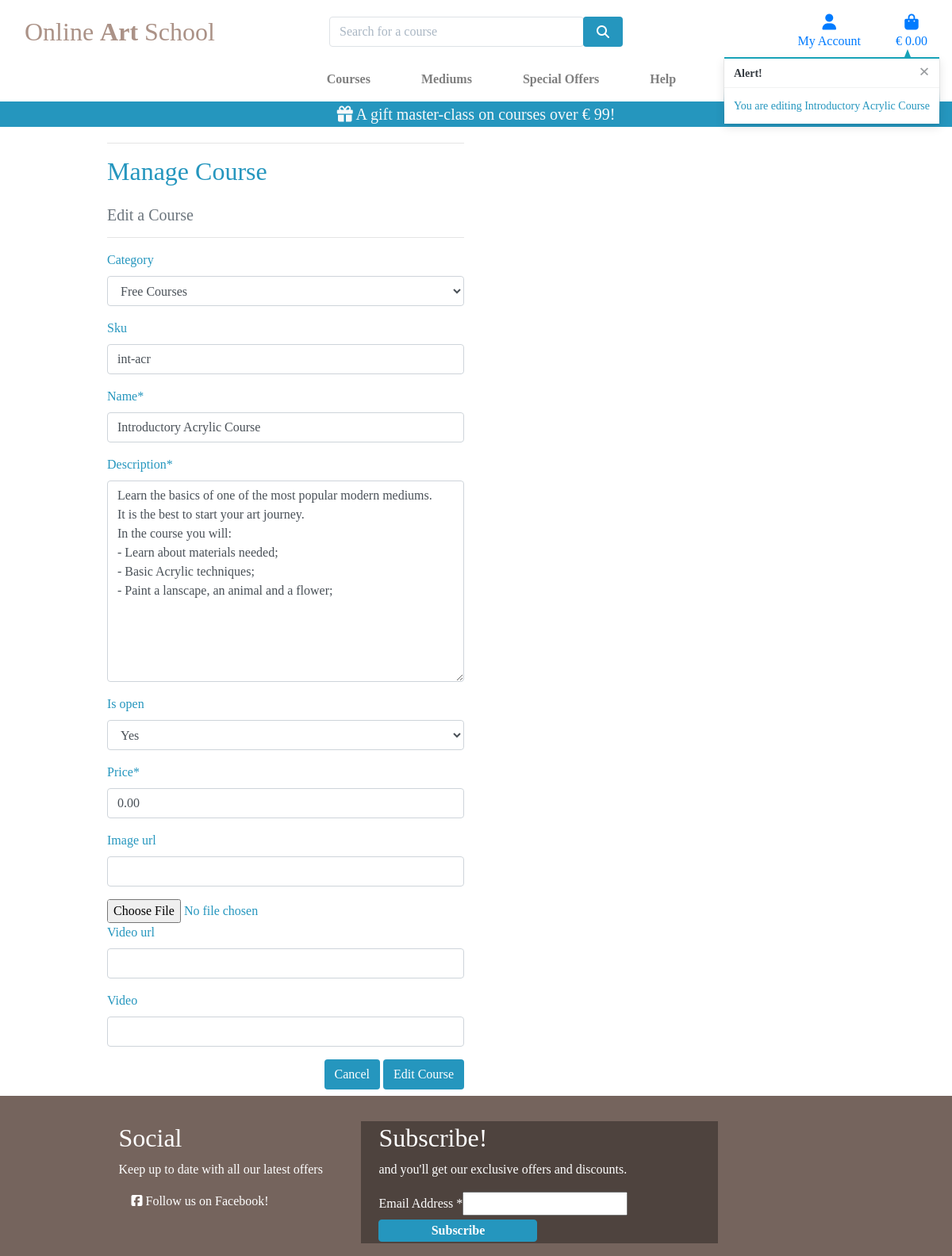
The page /courses/edit/3/ (signed in) on the database its author committed.
### courses/models.py (models this page shows, shortened)
class Course(models.Model):
    category = models.ForeignKey('Category', null=True, blank=True, on_delete=models.SET_NULL)
    sku = models.CharField(max_length=254, null=True, blank=True)
    name = models.CharField(max_length=254)
    description = models.TextField()
    is_open = models.BooleanField(default=False, null=True, blank=True)
    price = models.DecimalField(max_digits=6, decimal_places=2)
    image_url = models.URLField(max_length=1024, null=True, blank=True)
    image = models.ImageField(null=True, blank=True)
    video_url = models.URLField(max_length=1024, null=True, blank=True)
    video = EmbedVideoField(null=True, blank=True)

### courses/views.py (the view)
# urls.py: path('edit/<int:course_id>/', views.edit_course, name='edit_course'),
@login_required
def edit_course(request, course_id):
    if not request.user.is_superuser:
        messages.error(request, 'Sorry, only store owners can do that.')
        return redirect(reverse('home'))
    course = get_object_or_404(Course, pk=course_id)
    if request.method == 'POST':
        form = CourseForm(request.POST, request.FILES, instance=course)
        if form.is_valid():
            form.save()
            messages.success(request, 'The course is successfully updated!')
            return redirect(reverse('course_detail', args=[course.id]))
        else:
            messages.error(request, 'Failed to update course. Please ensure the form is valid.')
    else:
        form = CourseForm(instance=course)
        messages.info(request, f'You are editing {course.name}')
    template = 'courses/edit_course.html'
    context = {
        'form': form,
        'course': course,
    }
    return render(request, template, context)

### courses/forms.py
class CourseForm(forms.ModelForm):
    class Meta:
        model = Course
        fields = '__all__'
    def __init__(self, *args, **kwargs):
        super().__init__(*args, **kwargs)
        categories = Category.objects.all()
        friendly_names = [(c.id, c.get_friendly_name()) for c in categories]
        self.fields['category'].choices = friendly_names
        for field_name, field in self.fields.items():
            field.widget.attrs['class'] = 'border-gray rounded'

### bag/contexts.py (called while the page is built, shortened)
def bag_contents(request):
    bag_items = []
    total = 0
    course_count = 0
    free_mc = False
    bag = request.session.get('bag', {})
    if total < settings.FREE_MC_THRESHOLD:
        free_mc_delta = settings.FREE_MC_THRESHOLD - total
    else:
        free_mc = get_object_or_404(Course, pk=1)
        free_mc.price = 0
        free_mc_delta = 0
    context = {
        'bag_items': bag_items,
        'total': total,
        'course_count': course_count,
        'free_mc_threshold': settings.FREE_MC_THRESHOLD,
        'free_mc_delta': free_mc_delta,
        'free_mc': free_mc,
    }
    return context

### courses/models.py (called while the page is built)
    def get_friendly_name(self):
        return self.friendly_name

### courses/templates/courses/edit_course.html (shortened to what this page needs)
{% extends "base.html" %}
{% load static %}
{% block page_header %}
    <div class="container header-container">
    </div>
{% endblock %}
{% block content %}
    <div class="overlay"></div>
    <div class="container">
        <div class="row">
            <div class="col-12 col-md-6">
                <hr>
                <h2 class="logo-font mb-4">Manage Course</h2>
                <h5 class="text-muted">Edit a Course</h5>
                <hr>
            </div>
        </div>
        <div class="row">
            <div class="col-12 col-md-6">
                <form method="POST" action="{% url 'edit_course' course.id %}" class="form mb-2" enctype="multipart/form-data">
                    {% for field in form %}
                        {% if field.name != 'image' %}
                            {{ field | as_crispy_field }}
                        {% else %}
                            {{ field }}
                        {% endif %}
                    {% endfor %}
                    <div class="text-right">
                        <a class="btn btn-blue rounded" href="{% url 'courses' %}">Cancel</a>
                        <button class="btn btn-blue rounded" type="submit">Edit Course</button>
                    </div>
                </form>
            </div>
        </div>
    </div>
{% endblock %}

### static/css/base.css (style rules this page uses)
html { height: 100%; }
body { background: url('/media/elena-mozhvilo-xw8DfYBaNbQ-unsplash.jpg') no-repeat center center fixed; background-size: cover; height: calc(100vh - 164px); color: #2596be; font-family: 'Georgia'; }
.btn-blue { background: #2596be !important; color: white !important; }
.overlay { height: 100%; width: 100%; top: 0; left: 0; position: fixed; background: white; z-index: -1; }
@media (min-width: 1200px) { .container { max-width: 80%; } }
@media (min-width: 992px) { .header-container { padding-top: 164px; } }

### rows shown on the page
Course: category "Free Courses" "int-acr" "Introductory Acrylic Course" "Learn the basics of one of the most popular modern mediums. It is the best to start your art journey. In the course you will: - Learn about materials needed; - Basic Acrylic techniques; - Paint a lanscape, an animal and a flower;" "Yes" "0.00"

### other values the page prints
{{ free_mc_threshold }} "99"
{{ message }} "You are editing Introductory Acrylic Course"
